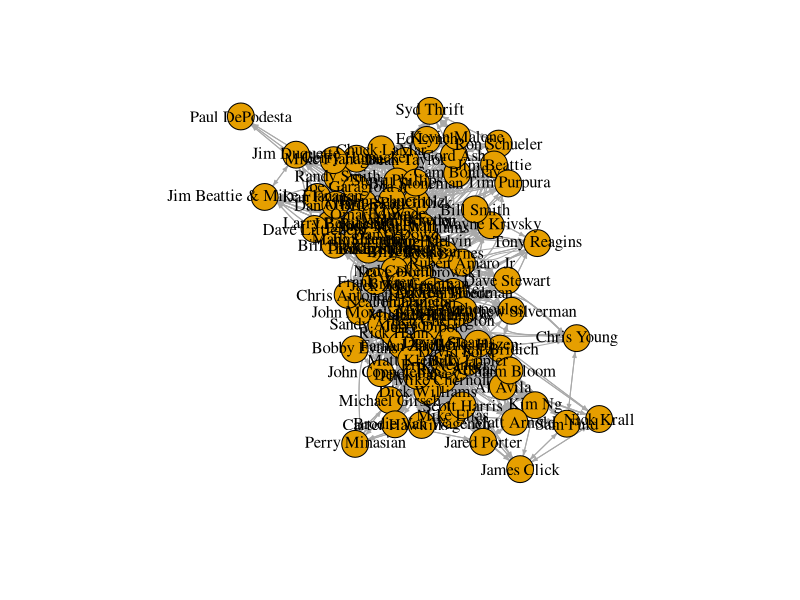
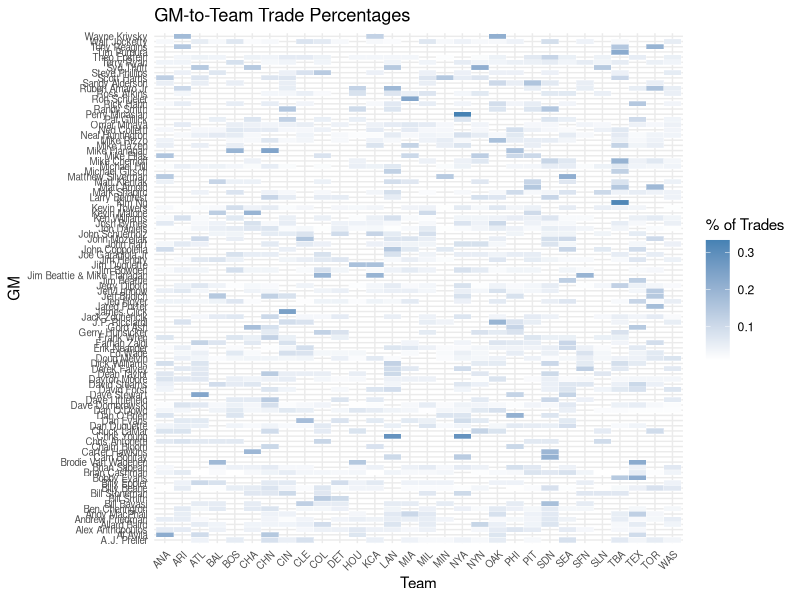

These charts were generated, in order, by the following R code:
## ---- chunk 1
knitr::opts_chunk$set(echo = TRUE)
## ---- chunk 2
library(tidyr)
library(dplyr)
library(lubridate)
## ---- chunk 3
gm_data <- read.csv("mlb_transactions_with_gm.csv")
## ---- chunk 4
gm_data$to_gm <- gsub("\\s*\\([^\\)]+\\)", "", gm_data$to_gm)

gm_data$from_gm <- gsub("\\s*\\([^\\)]+\\)", "", gm_data$from_gm)
## ---- chunk 5
gm_data_no_dups <- gm_data %>% 
  distinct(trans.ID,from_gm,to_gm, from.team, to.team, Primary.Date)
## ---- chunk 6
gm_counts <- gm_data_no_dups %>%
  group_by(from_gm, to_gm) %>%
  summarise(n = n(), .groups = 'drop') %>%
  arrange(desc(n))  

print(gm_counts)
## ---- chunk 7
gm_from_counts <- gm_data_no_dups %>%
  group_by(from_gm) %>%
  summarise(n = n(), .groups = 'drop') %>%
  arrange(desc(n)) 

print(gm_from_counts)
## ---- chunk 8
gm_counts_to <-  gm_data_no_dups %>%
  group_by(to_gm) %>%
  summarise(n = n(), .groups = 'drop') %>%
  arrange(desc(n))  


print(gm_counts_to)
## ---- chunk 9
library(igraph)

edges <- gm_data_no_dups %>%
  mutate(pair = paste(from_gm, to_gm, sep = "_")) %>%
  select(from_gm, to_gm)

g <- graph_from_data_frame(edges, directed = TRUE)

plot(g, vertex.label.color = "black", edge.arrow.size = 0.3)

degree(g, mode = "all") # Centrality measure
## ---- chunk 10
gm_pairs <- gm_data_no_dups %>%
  select(from_gm, to_gm) %>%
  bind_rows(gm_data_no_dups %>% select(from_gm = to_gm, to_gm = from_gm))

# Count trades between each GM pair
pair_counts <- gm_pairs %>%
  group_by(from_gm, to_gm) %>%
  summarise(trade_count = n(), .groups = 'drop')

# Total trades per GM
total_trades <- gm_pairs %>%
  group_by(from_gm) %>%
  summarise(total = n(), .groups = 'drop')

# Join to compute percentage
gm_trade_pct <- pair_counts %>%
  left_join(total_trades, by = "from_gm") %>%
  mutate(pct = trade_count / total)

# For each GM, find the GM they traded with most frequently
gm_top_partner <- gm_trade_pct %>%
  group_by(from_gm) %>%
  slice_max(order_by = pct, n = 5, with_ties = FALSE) %>%
  arrange(desc(pct))

## ---- chunk 11
library(dplyr)
library(ggplot2)

# From your data: from_gm, to_gm, from.team, to.team

# Combine both directions (from_gm <-> to.team and to_gm <-> from.team)
gm_team <- gm_data_no_dups %>%
  select(gm = from_gm, team = to.team) %>%
  bind_rows(gm_data_no_dups %>%
              select(gm = to_gm, team = from.team))

# Count trades per GM-to-team
gm_team_counts <- gm_team %>%
  group_by(gm, team) %>%
  summarise(trade_count = n(), .groups = 'drop')

# Total trades per GM
gm_totals <- gm_team_counts %>%
  group_by(gm) %>%
  summarise(total_trades = sum(trade_count), .groups = 'drop')

# Merge and calculate percentage
gm_team_pct <- gm_team_counts %>%
  left_join(gm_totals, by = "gm") %>%
  mutate(pct = trade_count / total_trades)

# Optional: filter to GM-team pairs with > 2 trades
gm_team_pct_filtered <- gm_team_pct %>%
  filter(trade_count > 2)

# Plot
ggplot(gm_team_pct_filtered, aes(x = team, y = gm, fill = pct)) +
  geom_tile(color = "white") +
  scale_fill_gradient(low = "white", high = "steelblue", name = "% of Trades") +
  theme_minimal() +
  labs(title = "GM-to-Team Trade Percentages",
       x = "Team",
       y = "GM") +
  theme(axis.text.x = element_text(angle = 45, hjust = 1),
        axis.text = element_text(size = 7))

## ---- chunk 12

gm_data_no_dups$Primary.Date <- mdy(gm_data_no_dups$Primary.Date)

gm_trades_per_year <- gm_data_no_dups %>%
  pivot_longer(cols = c(from_gm, to_gm), names_to = "role", values_to = "gm") %>%
  mutate(year = format(Primary.Date, "%Y")) %>%
  group_by(gm, year) %>%
  summarise(trades_in_year = n(), .groups = "drop") %>%
  group_by(gm) %>%
  summarise(
    total_trades = sum(trades_in_year),
    active_years = n_distinct(year),
    avg_trades_per_year = total_trades / active_years
  )

print(gm_trades_per_year)
